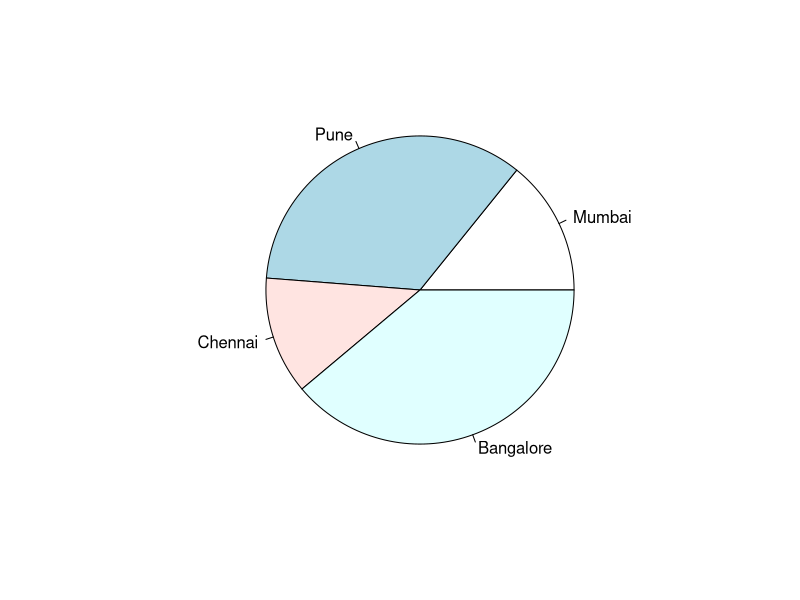

Write R code to recreate this figure.
# Create data for the graph.
geeks<- c(23, 56, 20, 63)
labels <- c("Mumbai", "Pune", "Chennai", "Bangalore")

# Plot the chart.
pie(geeks, labels)

